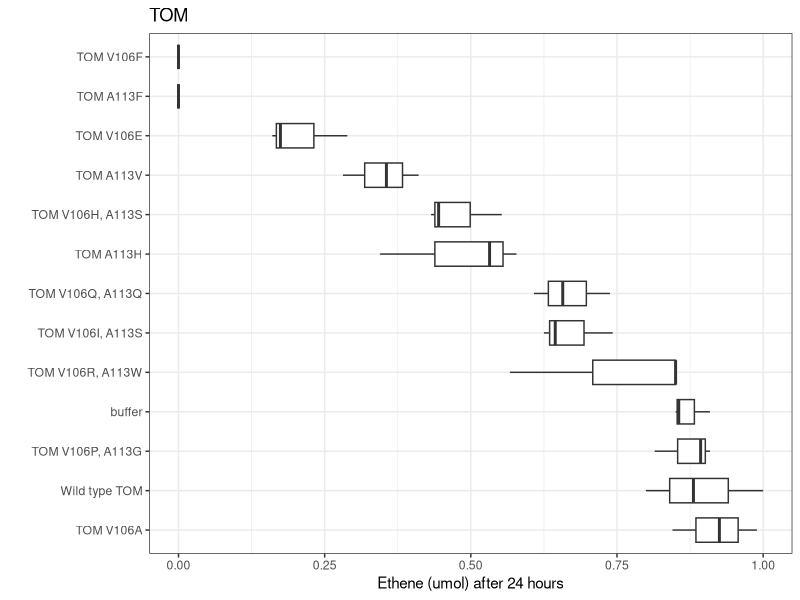

Write R code to recreate this figure. (Note: this script raises an error after producing the figure.)
#r script for graphing TMO variants
d=read.csv('variants.csv')
d$Percent = d$Eth / max(d$Eth) * 100
d$eth.umol =  d$Eth / max(d$Eth)
d$Strain2 = reorder(d$Strain, -d$Eth)

library(ggplot2)
ggplot(d, aes(Strain2,eth.umol)) + 
# tufte-style
geom_boxplot(width=0.618, ) + coord_flip() + 
labs(title="TOM",x="", y="Ethene (umol) after 24 hours") + 
scale_fill_brewer("Mutant sidechains", palette="Set1") + 
theme_bw() + 
ggsave('variants.png',width=4,height=4)
